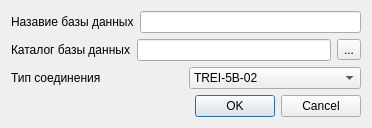
<?xml version="1.0" encoding="UTF-8"?>
<ui version="4.0">
 <class>createDialog</class>
 <widget class="QDialog" name="createDialog">
  <property name="geometry">
   <rect>
    <x>0</x>
    <y>0</y>
    <width>372</width>
    <height>124</height>
   </rect>
  </property>
  <property name="windowTitle">
   <string>Создание базы данных</string>
  </property>
  <layout class="QVBoxLayout" name="verticalLayout">
   <item>
    <layout class="QHBoxLayout" name="horizontalLayout">
     <item>
      <widget class="QLabel" name="label">
       <property name="text">
        <string>Назавие базы данных</string>
       </property>
      </widget>
     </item>
     <item>
      <widget class="QLineEdit" name="lineEdit"/>
     </item>
    </layout>
   </item>
   <item>
    <layout class="QHBoxLayout" name="horizontalLayout_3">
     <item>
      <widget class="QLabel" name="label_3">
       <property name="text">
        <string>Каталог базы данных</string>
       </property>
      </widget>
     </item>
     <item>
      <widget class="QLineEdit" name="lineEdit_2"/>
     </item>
     <item>
      <widget class="QToolButton" name="toolButton">
       <property name="text">
        <string>...</string>
       </property>
      </widget>
     </item>
    </layout>
   </item>
   <item>
    <layout class="QHBoxLayout" name="horizontalLayout_2">
     <item>
      <widget class="QLabel" name="label_2">
       <property name="text">
        <string>Тип соединения</string>
       </property>
      </widget>
     </item>
     <item>
      <widget class="QComboBox" name="comboBox">
       <item>
        <property name="text">
         <string>TREI-5B-02</string>
        </property>
       </item>
       <item>
        <property name="text">
         <string>OPC DA</string>
        </property>
       </item>
      </widget>
     </item>
    </layout>
   </item>
   <item>
    <spacer name="verticalSpacer">
     <property name="orientation">
      <enum>Qt::Vertical</enum>
     </property>
     <property name="sizeHint" stdset="0">
      <size>
       <width>20</width>
       <height>40</height>
      </size>
     </property>
    </spacer>
   </item>
   <item>
    <widget class="QDialogButtonBox" name="buttonBox">
     <property name="orientation">
      <enum>Qt::Horizontal</enum>
     </property>
     <property name="standardButtons">
      <set>QDialogButtonBox::Cancel|QDialogButtonBox::Ok</set>
     </property>
    </widget>
   </item>
  </layout>
 </widget>
 <resources/>
 <connections>
  <connection>
   <sender>buttonBox</sender>
   <signal>accepted()</signal>
   <receiver>createDialog</receiver>
   <slot>accept()</slot>
   <hints>
    <hint type="sourcelabel">
     <x>248</x>
     <y>254</y>
    </hint>
    <hint type="destinationlabel">
     <x>157</x>
     <y>274</y>
    </hint>
   </hints>
  </connection>
  <connection>
   <sender>buttonBox</sender>
   <signal>rejected()</signal>
   <receiver>createDialog</receiver>
   <slot>reject()</slot>
   <hints>
    <hint type="sourcelabel">
     <x>316</x>
     <y>260</y>
    </hint>
    <hint type="destinationlabel">
     <x>286</x>
     <y>274</y>
    </hint>
   </hints>
  </connection>
 </connections>
</ui>
